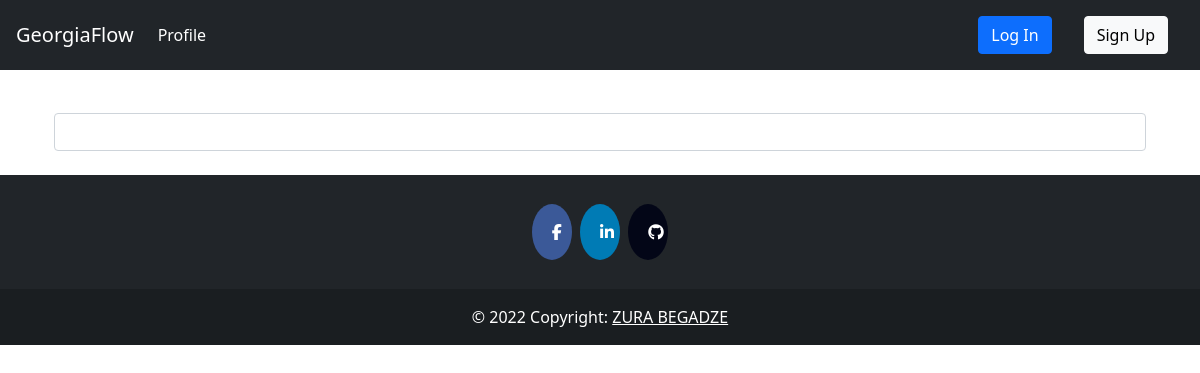
The page /index on the database as committed earlier.
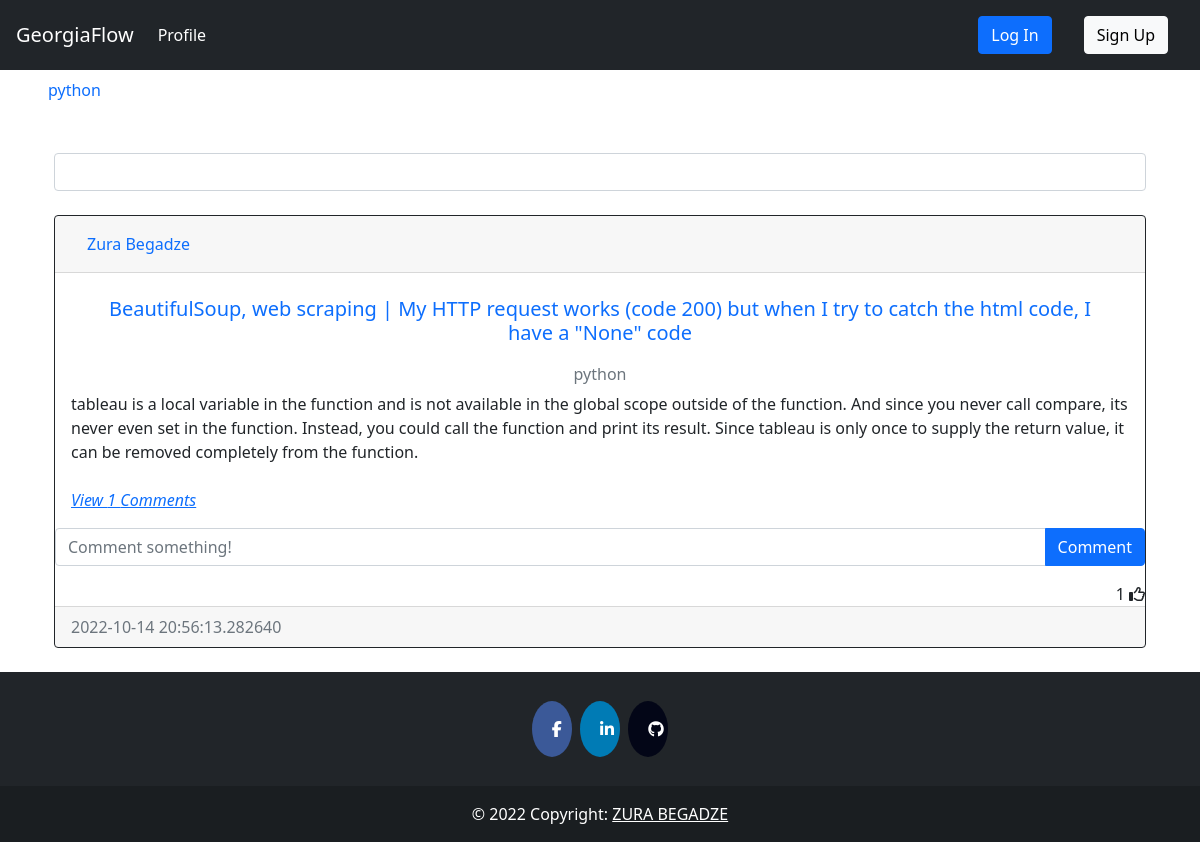
The same page on the database as committed later.
### question/models.py (models this page shows, shortened)
class Tag(db.Model):
    __tablename__='tag'
    id =db.Column(db.Integer, primary_key=True)
    name = db.Column(db.String(40), nullable = False, unique=True, index=True)
    date_created = db.Column(db.DateTime, default = datetime.utcnow())
    author = db.Column(db.Integer, db.ForeignKey('user.id', ondelete="CASCADE"), nullable=False)

class Post(db.Model):
    __tablename__='post'
    id = db.Column(db.Integer, primary_key=True)
    heading = db.Column(db.String(500), nullable = False, index=True, unique=True)
    text = db.Column(db.Text, nullable=False)
    date_created = db.Column(db.DateTime, default = datetime.utcnow())
    tags = db.Column(db.String, db.ForeignKey('tag.name', ondelete="CASCADE"), unique=False, nullable=False)
    author = db.Column(db.Integer, db.ForeignKey('user.id', ondelete="CASCADE"), nullable=False)
    comments = db.relationship('Comment', backref='post', passive_deletes=True)
    likes = db.relationship('Like', backref='post', passive_deletes=True)
    corrects = db.relationship('Correct', backref='post', passive_deletes=True)

### auth/models.py (models this page shows, shortened)
class User(db.Model, UserMixin):
    __tablename__ = 'user'
    id = db.Column(db.Integer, primary_key=True)
    fullname = db.Column(db.String(200), nullable = False, index=True)
    email = db.Column(db.String(100), nullable = False, unique = True, index=True)
    linkedin = db.Column(db.String(50),  nullable = False)
    github = db.Column(db.String(45),  nullable = False)
    date_created = db.Column(db.DateTime, default = datetime.utcnow())
    password_hash = db.Column(db.String(128))
    posts = db.relationship('Post', backref='user', passive_deletes=True)
    tags = db.relationship('Tag', backref='user', passive_deletes=True)
    comments = db.relationship('Comment', backref='user', passive_deletes=True)
    likes = db.relationship('Like', backref='user', passive_deletes=True)
    correct = db.relationship('Correct', backref='correct_user', passive_deletes=True)

### api/views.py (the view)
@api.route('/')
@api.route("/index")
def index():
    tags = Tag.query.order_by(Tag.name).all()
    posts = Post.query.order_by(desc(Post.date_created)).all()
    return render_template('index.html', posts=posts, tags=tags)

### templates/index.html (shortened to what this page needs)
{% extends 'base.html' %}
{% block content %}
    <div class="form-outline mb-4" style="margin-top:2.5%">
        <input type="search" class="form-control" id="datatable-search-input">
    </div>
    <div id="posts">
    {% for post in posts %}
    <div class="card border-dark">
        <div class="card-header d-flex justify-content-between align-items-center">
            <a class="nav-item nav-link active" href="{{ url_for('auth.get_user', user_id=post.user.id) }}">{{post.user.fullname}}</a>
            <br />
        </div>
        <div class="card-body">
            <a class="card-title nav-item nav-link text-center" href="{{ url_for('post.post_detail', post_id=post.id) }}"><h5 >{{post.heading}}</h5></a>
            <h6 class="card-subtitle mb-2 text-muted text-center">{{post.tags}}</h6>
            <div class="card-text ">{{post.text}}</div>
            <br />
            <p class="card-text">
                {% if post.comments|length > 0 %}
                <a data-bs-toggle="collapse" href="#comments-{{post.id}}" role="button">
                <cite title="Source" >View {{post.comments|length}} Comments</cite>
                </a>
                {% else %}
                <small class="text-muted">No Comments</small>
                {% endif %}
            </p>
        </div>
        <form class="input-group mb-3" method="POST" action="/create-comment/{{post.id}}" >
            <input type="text" id="text"  name="text" class="form-control" placeholder="Comment something!" />
            <button type="submit" class="btn btn-primary">Comment</button>
        </form>
        <div class="text-right">
            <span id="likes-count-{{post.id}}">{{ post.likes|length }}</span>
            {% if current_user.id in post.likes|map(attribute="author")|list %}
            <i class="fas fa-thumbs-up" id="like-button-{{post.id}}" onclick="like('{{post.id}}')"></i>
            {% else %}
            <i class="far fa-thumbs-up" id="like-button-{{post.id}}" onclick="like('{{post.id}}')"></i>
            {% endif %}
        </div>
        <div class="card-footer text-muted">{{post.date_created}}</div>
    </div>
    <br/ > {% endfor %}
    </div>
{% endblock %}

### templates/base.html (shortened to what this page needs)
<!DOCTYPE html>
<html lang="en">
    <head>
        <link rel="stylesheet" href="{{ url_for('static', filename='css/index.css')}}"></link>
        <link rel="stylesheet" href="https://cdnjs.cloudflare.com/ajax/libs/font-awesome/4.7.0/css/font-awesome.min.css"/>
        <link rel="stylesheet" href="https://cdn.jsdelivr.net/npm/bootstrap@5.2.0/dist/css/bootstrap.min.css"/>
        <link rel="stylesheet" href="https://cdn.jsdelivr.net/npm/bootstrap@4.6.2/dist/css/bootstrap.min.css"/>
        <link rel="stylesheet" href="https://cdn.jsdelivr.net/npm/bootstrap@4.1.3/dist/css/bootstrap.min.css"/>
        <link rel="stylesheet" href="https://cdn.jsdelivr.net/npm/bootstrap@5.0.2/dist/css/bootstrap.min.css"/>
    </head>
    <body>
        <nav class="navbar navbar-expand-lg   navbar-dark bg-dark">
            <a class="navbar-brand" href="{{ url_for('api.index') }}">GeorgiaFlow</a>
            <div class="collapse navbar-collapse" id="navbarTogglerDemo03">
                <ul class="navbar-nav mr-auto mt-2 mt-lg-0">
                    <li class="nav-item active">
                    <a class="nav-link" href="{{ url_for('auth.get_user', user_id=current_user.id) }}">Profile <span class="sr-only">(current)</span></a>
                    </li>
                </ul>
                {%if current_user.is_authenticated %}
                    <div class="btn-group" style="margin-right:5%">
                        <button type="button" class="btn btn-sm btn-secondary dropdown-toggle" data-bs-toggle="dropdown">{{current_user.fullname}}</button>
                        <ul class="dropdown-menu">
                            <li>
                                <a class="dropdown-item" href="{{ url_for('auth.get_user', user_id=current_user.id) }}">{{current_user.fullname}}</a>
                            </li>
                            <li>
                                <a class="dropdown-item" href="{{ url_for('auth.update', user_id=current_user.id) }}">Update Profile</a>
                            </li>
                            <li>
                                <a class="dropdown-item" href="{{ url_for('auth.update_password', user_id=current_user.id) }}">Update Password</a>
                            </li>
                            <div class="dropdown-divider"></div>
                            <a class="dropdown-item" href="{{ url_for('auth.logout') }}">Log Out</a>
                            </div>
                        </ul>
                    </div>
                {%else%}
                    <a class="nav-link" href="{{ url_for('auth.login') }}"><button type="button" class="btn btn-primary">Log In</button></a>
                    <a class="nav-link" href="{{ url_for('auth.signup') }}"><button type="button" class="btn btn-light">Sign Up</button></a>
                {%endif%}
            </div>
        </nav>
        <nav class="navtag ">
            <ul class="navtagul">
                {%for tag in tags%}
                    <li><a class="navtaga nav-link" href="{{ url_for('post.tag_posts', tag_name=tag.name) }}">{{tag.name}}</a></li>
                {%endfor%}
            </ul>
        </nav>
        <div class="container">{% block content %}{% endblock %}</div>
        {%block footer%}
        <footer class="bg-dark text-center text-white">
            <div class="container p-4 pb-0">
                <section class="mb-4">
                    <a href="https://www.facebook.com/zura.begadze.35/" class="fa fa-facebook"></a>
                    <a href="https://www.linkedin.com/in/zura-begadze/" class="fa fa-linkedin"></a>
                    <a href="https://github.com/papitokarlo" class="fa fa-github"></a>
            </section>
            </div>
            <div class="text-center p-3" style="background-color: rgba(0, 0, 0, 0.2);">
                © 2022 Copyright:
                <a class="text-white" href="">ZURA BEGADZE</a>
            </div>
        </footer>
        {%endblock%}
    </body>
</html>

### static/css/index.css (style rules this page uses)
.navtag { position: relative; overflow: hidden; scroll-behavior: smooth; }
.navtagul { display: flex; overflow: auto; list-style: none; text-align: center; white-space: nowrap; background-color: rgba(rgb(124, 116, 116), green, blue, alpha); }
.navtaga { display: block; padding: .5rem .75rem; overflow: hidden; background-color: rgba(rgb(119, 136, 127), green, blue, alpha); }
.fa { padding: 20px; font-size: 30px; width: 30px; text-align: center; text-decoration: none; margin: 5px 2px; border-radius: 50%; }
.fa-facebook { background: #3B5998; color: white; }
.fa-linkedin { background: #007bb5; color: white; }
.fa-github { background: #030617; color: white; }

Rows that differ between the two databases and show on the page:
now on this page (row edited): Tag: name "python"
now on this page (row edited): Post: user.fullname "Zura Begadze", heading "BeautifulSoup, web scraping | My HTTP request works (code 200) but when I try to catch the html code, I have a \"None\" code", tags "python", text "tableau is a local variable in the function and is not available in the global scope outside of the function. And since you never call compare, its never even set in the function. Instead, you could call the function and print its result. Since tableau is only once to supply the return value, it can be removed completely from the function.", comments|length "1", likes|length "1", date_created "2022-10-14 20:56:13.282640"
